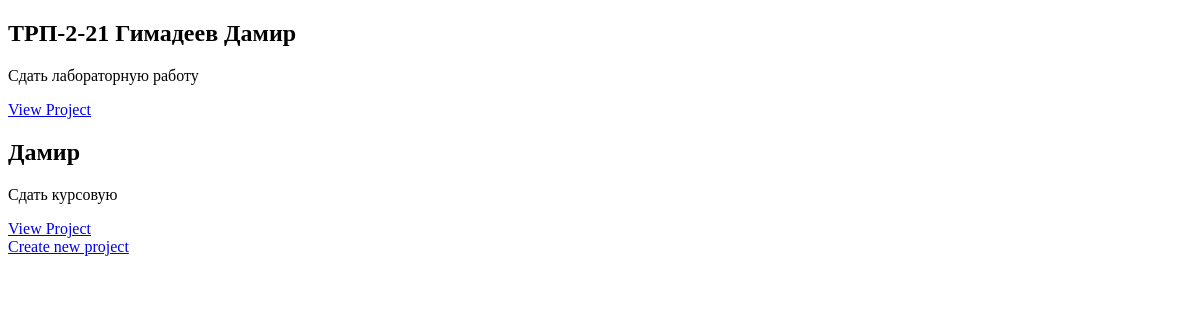
Before: / with the older database file.
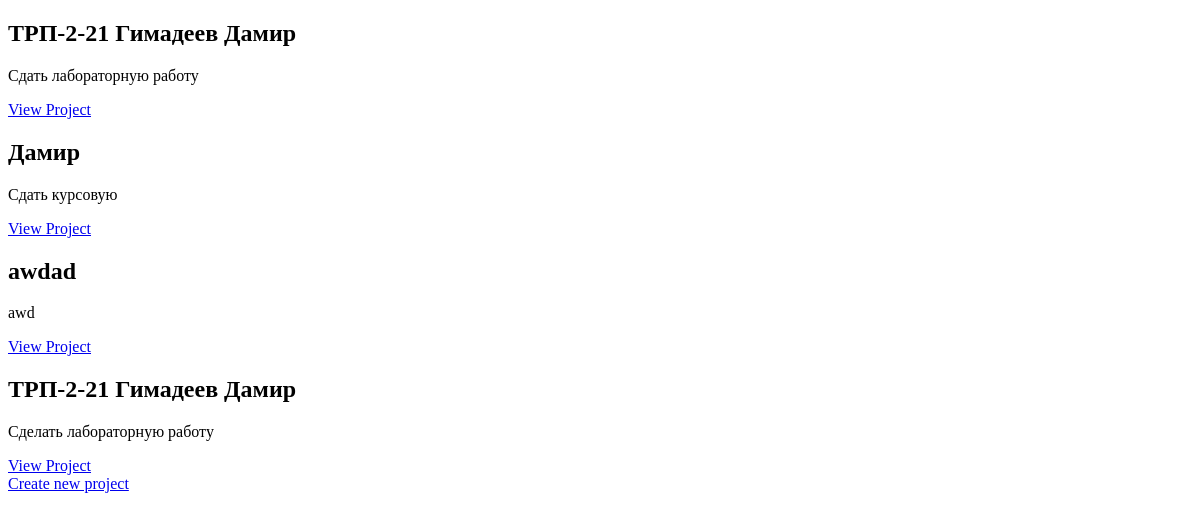
After: the same page with the newer database file.
### projects/models.py (models this page shows, shortened)
class Project(models.Model):
    name = models.CharField(max_length=255)
    description = models.TextField()
    start_date = models.DateTimeField()
    end_date = models.DateTimeField()

### projects/views.py (the view)
# urls.py: path('', views.project_list, name='project_list'),
def project_list(request):
    projects = Project.objects.all()
    return render(request, 'projects/project_list.html', {'projects': projects})

### projects/templates/projects/project_list.html (shortened to what this page needs)
<!DOCTYPE html>
<html lang="en">
<head>
</head>
<body>
{% for project in projects %}
    <div>
        <h2>{{ project.name }}</h2>
        <p>{{ project.description }}</p>
        <a href="{% url 'project_detail' project.id %}">View Project</a>
    </div>
{% endfor %}
<a href="{% url 'create_project' %}">Create new project</a>
</body>
</html>

Changed rows visible on the page:
added Project: name "awdad", description "awd"
added Project: name "ТРП-2-21 Гимадеев Дамир", description "Сделать лабораторную работу"
